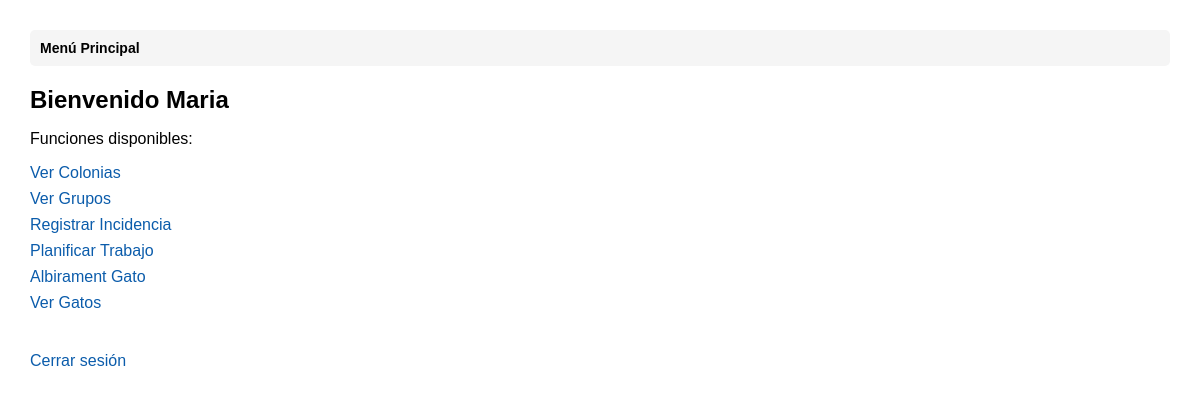
The page /menu.php (signed in) on the database its author committed.
### tables this page shows
CREATE TABLE FUNCION(
    idFuncion INT PRIMARY KEY AUTO_INCREMENT,
    nombre VARCHAR(200),
    ruta VARCHAR(300)
);

### menu.php (the view, shortened to what this page needs)
<?php
require_once 'header.php';
$con = mysqli_connect('localhost', 'root', '', 'BD2_Prac2');
$idPersona = (int) $_SESSION['idPersona'];
$sqlFuncs = sprintf(
    "SELECT f.nombre, f.ruta
     FROM PER_ROL pr
     JOIN ROL r ON pr.idRol = r.idRol
     JOIN PUEDEHACER ph ON r.idRol = ph.idRol
     JOIN FUNCION f ON ph.idFuncion = f.idFuncion
     WHERE pr.idPersona = %d",
    $idPersona
);
$resFuncs = mysqli_query($con, $sqlFuncs);
?>
<!DOCTYPE html>
<html lang="es">
<head>
</head>
<body>
    <h2>Bienvenido <?php echo htmlspecialchars($_SESSION['nombre']); ?></h2>
    <p>Funciones disponibles:</p>
    <ul>
        <?php
        if ($resFuncs && mysqli_num_rows($resFuncs) > 0) {
            while ($f = mysqli_fetch_assoc($resFuncs)) {
                $ruta = !empty($f['ruta'])
                    ? $f['ruta']
                    : 'BD249482420/' . strtolower(str_replace(' ', '_', $f['nombre'])) . '.php';
                if (substr($ruta, -5) === '.html') {
                    $possiblePhp = substr($ruta, 0, -5) . '.php';
                    if (file_exists(__DIR__ . '/' . $possiblePhp)) {
                        $ruta = $possiblePhp;
                    }
                }
                echo '<li><a href="' . htmlspecialchars($ruta) . '">' . htmlspecialchars($f['nombre']) . '</a></li>';
            }
        } else {
            echo '<li>(No hay funciones asignadas)</li>';
        }
        ?>
    </ul>
    <a class="logout" href="login.html">Cerrar sesión</a>
</body>
</html>

### menu.php (style rules this page uses)
body { font-family: Arial, sans-serif; margin: 30px; }
h2 { margin-bottom: 10px; }
ul { list-style: none; padding: 0; }
li { margin: 8px 0; }
a { color: #0b5cab; text-decoration: none; }
.logout { margin-top: 24px; display: inline-block; }

### rows shown on the page
funcion: nombre "Ver Colonias"
funcion: nombre "Ver Grupos"
funcion: nombre "Registrar Incidencia"
funcion: nombre "Planificar Trabajo"
funcion: nombre "Albirament Gato"
funcion: nombre "Ver Gatos"

### other values the page prints
$crumb['titulo'] "Menú Principal"
$_SESSION['nombre'] "Maria"
